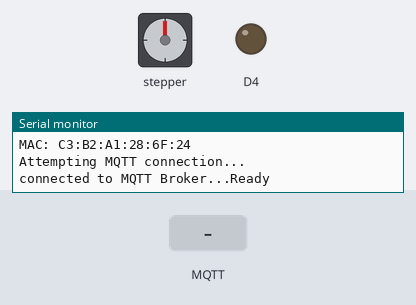
The sketch below on a simulated ESP8266 (NodeMCU). Shown: stepper motor, output pins drawn as LEDs (lit = HIGH, except the on-board LED, lit = LOW), the last lines printed to the serial monitor. The test bench sets the inputs (shaded band). WiFi joins after 1.5 s; servers stay silent unless stated; no MQTT or app messages arrive unless stated; stepper angles assume 2048 steps per turn.

Above: at 2.8 s.
2.9 s: MQTT message "FEEDTHEFISH" arrives on the first subscribed topic
At 4.4 s:
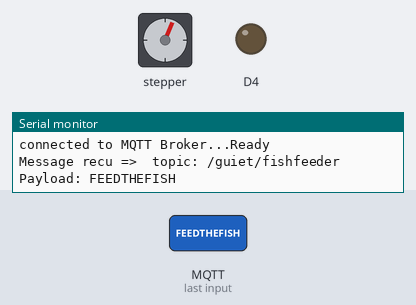
4.7 s: MQTT message "FEEDTHEFISH" arrives on the first subscribed topic
At 5.6 s:
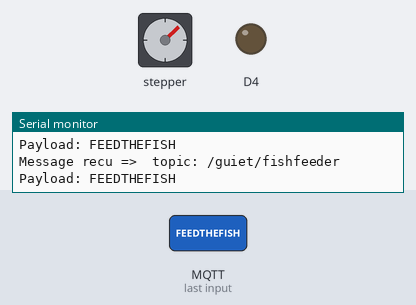
Timing chart, 0 to 7.7 s (numbered marks = the images above; inputs shaded):
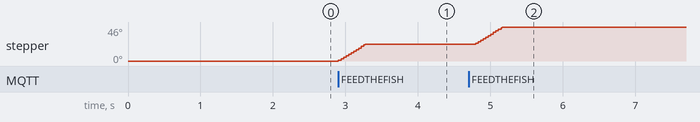

The sketch:

fishfeeder.ino
```cpp
#include <ESP8266WiFi.h>
#include <PubSubClient.h>
#include <Stepper.h>

#define DEBUG 1
#define MAX_RETRY 50
#define MQTT_SERVER "192.168.1.25"
#define MQTT_CLIENT_ID "FishFeederMqttClient"
#define MQTT_TOPIC "/guiet/fishfeeder"

const int SERIAL_BAUD = 9600;

const char* ssid = "DUMBLEDORE";
const char* password = "frederic";
const int stepsPerRevolution = 2048;

Stepper myStepper(stepsPerRevolution, D0, D6, D5, D7);
WiFiClient espClient;
PubSubClient client(espClient);

void setup() {
   //Initialize Serial
  Serial.begin(SERIAL_BAUD);

  pinMode(D0,OUTPUT);
  pinMode(D6,OUTPUT);
  pinMode(D5,OUTPUT);
  pinMode(D7,OUTPUT);
  pinMode(BUILTIN_LED, OUTPUT);

  // set the speed at 10 rpm:
  myStepper.setSpeed(10);

  digitalWrite(BUILTIN_LED, LOW);
  connectToWifi();
  connectToMqtt();
   digitalWrite(BUILTIN_LED, HIGH);

  debug_message("Ready", true);

}

void debug_message(String message, bool doReturnLine) {
  if (DEBUG) {

    if (doReturnLine)
      Serial.println(message);
    else
      Serial.print(message);
  }
}

void loop() {

  if (WiFi.status() != WL_CONNECTED || !client.connected()) {
      ESP.restart();
  }

   client.loop();

  //digitalWrite(BUILTIN_LED, LOW);
  //delay(100);
  //digitalWrite(BUILTIN_LED, HIGH);
  delay(100);
}

void mqttCallback(char* topic, byte* payload, unsigned int length) {

  char message_buff[100];

  debug_message("Message recu =>  topic: " + String(topic),true);

  int i = 0;
  for(i=0; i<length; i++) {
    message_buff[i] = payload[i];
  }
  message_buff[i] = '\0';

  String receivedPayload = String(message_buff);

  debug_message("Payload: " + receivedPayload,true);
  //Serial.println("Payload: " + receivedPayload);

  if (receivedPayload == "FEEDTHEFISH") {
    feedTheFish();
  }
}

void feedTheFish() {
  myStepper.step(132);

  //This kills the power to the stepper to save energy and to keep it from heating up.
  digitalWrite(D6, LOW);
  digitalWrite(D7, LOW);
  digitalWrite(D5, LOW);
  digitalWrite(D0, LOW);
}

void connectToMqtt() {

  client.setServer(MQTT_SERVER, 1883);
  client.setCallback(mqttCallback);

  int retry = 0;

  debug_message("Attempting MQTT connection...", true);
  while (!client.connected()) {
    if (client.connect(MQTT_CLIENT_ID)) {
      debug_message("connected to MQTT Broker...", false);
    }
    else {
      delay(500);
      debug_message(".", false);
      retry++;
    }

    if (retry >= MAX_RETRY) {
      ESP.restart();
    }
    else {
      client.subscribe(MQTT_TOPIC);
    }
  }
}

void connectToWifi()
{
  byte mac[6];

  WiFi.disconnect();

  debug_message("Connecting to WiFi...", true);

  WiFi.mode(WIFI_STA);
  WiFi.begin(ssid, password);

  int retry = 0;
  while (WiFi.status() != WL_CONNECTED) {
    delay(500);

    debug_message(".", false);
    retry++;

    if (retry >= MAX_RETRY)
      ESP.restart();
  }

  if (DEBUG) {
    Serial.println ( "" );
    Serial.print ( "Connected to " );
    Serial.println ( ssid );
    Serial.print ( "IP address: " );
    Serial.println ( WiFi.localIP() );

    WiFi.macAddress(mac);
    Serial.print("MAC: ");
    Serial.print(mac[5],HEX);
    Serial.print(":");
    Serial.print(mac[4],HEX);
    Serial.print(":");
    Serial.print(mac[3],HEX);
    Serial.print(":");
    Serial.print(mac[2],HEX);
    Serial.print(":");
    Serial.print(mac[1],HEX);
    Serial.print(":");
    Serial.println(mac[0],HEX);
  }
}
```

Measured:
- after the input at 2.9 s, stepper: turns 23° clockwise in 0.37 s, starting at once
- after the input at 4.7 s, stepper: turns 23° clockwise in 0.37 s, starting after 0.10 s
